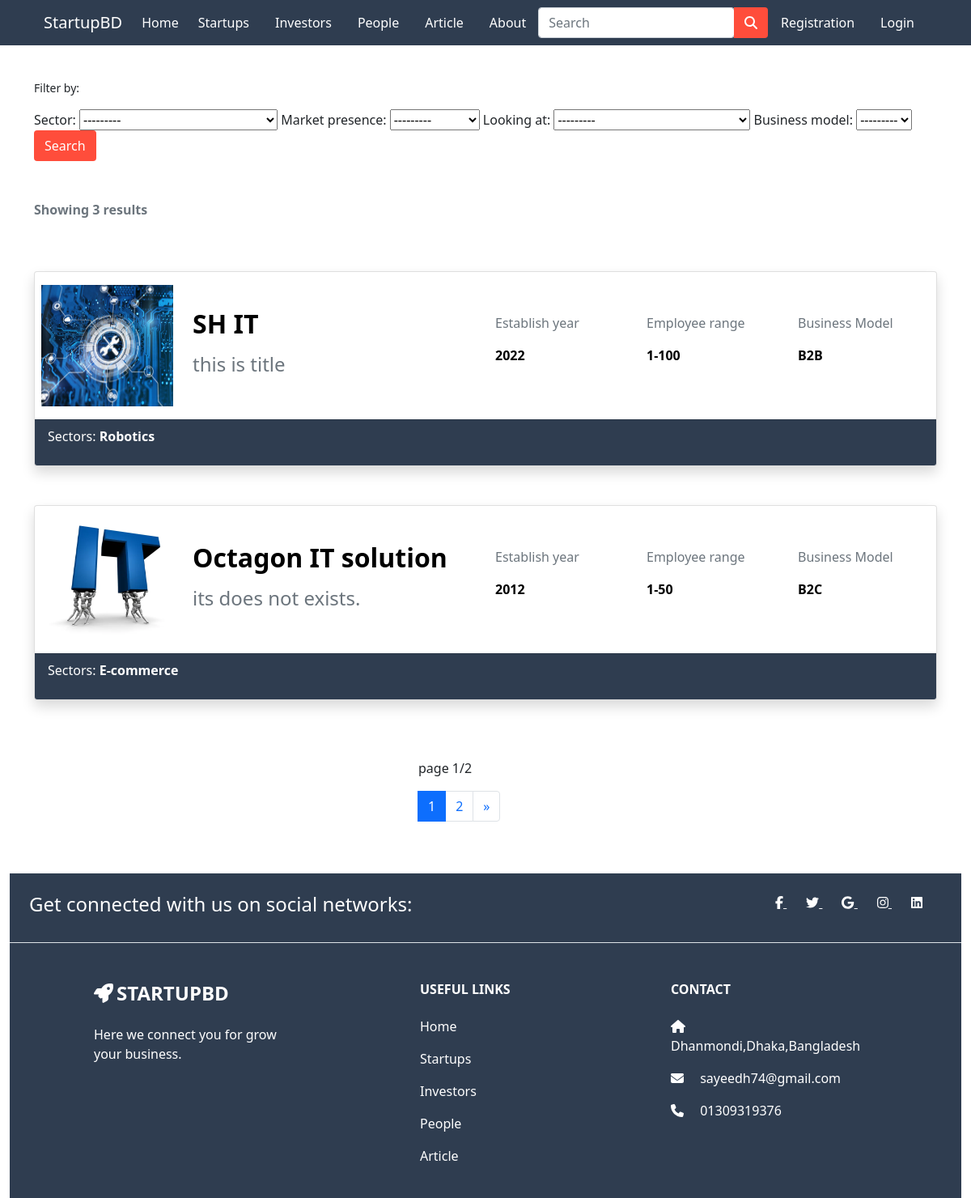
The app's page /startup_home/ with its own data.
### app/models.py (models this page shows, shortened)
class StartupInfo(models.Model):
  user = models.ForeignKey(settings.AUTH_USER_MODEL, on_delete = models.CASCADE)
  name = models.CharField(max_length=100, null=True, blank=True)
  company_name = models.CharField(max_length=100, null=True, blank=True)
  title = models.CharField(max_length=100,blank=True,null=True)
  email = models.EmailField(max_length=100, null=True, blank=True)
  mobile = models.CharField(max_length=50, null=True, blank=True)
  logo = models.ImageField(upload_to='images/', null=True,blank=True)
  establish_year = models.IntegerField(blank=True, null=True)
  business_model = models.CharField(max_length=100, choices=MODEL_CHOICES, blank=True,null=True)
  employee_range = models.CharField(max_length=100, blank=True, null=True)
  market_presence = models.CharField(max_length=100, choices=CITY_CHOICES, blank=True, null=True)
  looking_at = models.CharField(choices=LOOK_CHOICES,max_length=100, blank=True, null=True)
  sector = models.CharField(max_length=100,choices= SECTOR, blank=True, null=True)
  description = models.TextField(max_length=1000, blank=True, null=True)
  videofile = models.FileField(upload_to='videos/', default="Not availabe",null=True, blank=True)
  weblink = models.URLField( blank=True)
  facebook_link = models.URLField(blank=True)
  linkedin_link = models.URLField(blank=True)
  twitter_link = models.URLField(blank=True)
  location = models.CharField(max_length=100, null=True, blank=True)
  person1= models.CharField(max_length=100,choices=ROLE,blank=True,null=True)
  person1_name = models.CharField(max_length=50, blank=True, null=True)
  person1_image = models.ImageField(upload_to='images/', null=True, blank=True)
  person2 = models.CharField(max_length=100, choices=ROLE, blank=True, null=True)
  person2_name = models.CharField(max_length=50, blank=True, null=True)
  person2_image = models.ImageField(upload_to='images/', null=True, blank=True)

### app/views.py (the view)
# urls.py: path('startup_home/',views.startup_home,name='startup_home'),
def startup_home(request):
  startups = StartupInfo.objects.all()
  myfilter = StartupFilter(request.GET,queryset=startups)
  startups = myfilter.qs
  after_filter = startups.count()
  page = Paginator(startups, per_page=2)
  page_list = request.GET.get('page')
  page = page.get_page(page_list)
  context = {'startups': startups,'page':page,'myfilter': myfilter, 'after_filter': after_filter}
  return render(request, 'app/startup_home.html',context)

### app/templates/app/startup_home.html (shortened to what this page needs)
{% extends 'app/base.html' %}
{% load static %}
{% block main-content %}
<div class="container mt-5" style="padding-top: 50px;">
  <small > <p>Filter by:</p></small>
  <div class="row">
    <div class="col-md-12">
  <form action="" method="get" default="select">
    {{ myfilter.form }}
    <button class="btn" style="background-color: #FF4D3B; color: white;" type="submit">Search</button>
  </form>
  </div>
  </div>
</div>
<div class="container mt-5 text-muted">
  <p><b >Showing {{after_filter}} results</b></p>
</div>
{% for startup in page.object_list %}
<a href="{% url 'startup-profile' startup.id %}" style="text-decoration: none;">
<div class="container">
  <div class="row">
    <div class="col-md-12">
      <div class="card  mt-5 shadow">
        <div class="card-body row px-2 align-items-center">
          <div class="col-md-2">
            <img src="{{ startup.logo.url }}" width="100%" height="150vh" alt="No images">
          </div>
          <div class="col-md-4">
            <h4 class="card-title">
              <h2 style="color: black;"><b>{{startup.company_name}}</b></h2>
            </h4>
            <p class="card-text">
            <h4 class="text-muted">{{startup.title}}</h4>
            </p>
          </div>
          <div class="col-md-2">
            <p class="text-muted" >Establish year</p>
            <p style="color: black;" ><b> {{startup.establish_year}}</b></p>
          </div>
          <div class="col-md-2">
            <p class="text-muted" >Employee range</p>
            <p style="color: black;" ><b> {{startup.employee_range}}</b></p>
          </div>
          <div class="col-md-2">
            <p class="text-muted" >Business Model</p>
            <p style="color: black;" ><b> {{startup.business_model}}</b></p>
          </div>
          </div>
          <div style="background-color: #2F3D50" class="card-footer">
            <p style="color: white;">Sectors: <b class="me-2"> {{startup.sector}}</b></p>
          </div>
      </div>
    </div>
  </div>
</div>
</a>
{% endfor %}
<br>
<div class="container">
  <div class="row my-5">
    <div class="col-md-4 offset-md-5">
      <p>page {{page.number}}/{{page.paginator.num_pages}}</p>
      <nav aria-label="Page navigation example">
        <ul class="pagination">
          {% for num_page in page.paginator.page_range %}
          {% if page.number == num_page %}
          <li class="page-item active"><a class="page-link" href="{% url 'startup_home' %}?page={{ num_page }}">{{ num_page }}</a></li>
          {% else %}
          <li class="page-item"><a class="page-link" href="{% url 'startup_home' %}?page={{ num_page }}">{{ num_page }}</a>
          </li>
          {% endif %}
          {% endfor %}
          <li class="page-item">
            {% if page.has_next %}
            <a class="page-link" href="{% url 'startup_home' %}?page={{ page.next_page_number }}" aria-label="Next">
              <span aria-hidden="true">&raquo;</span>
            </a>
            {% endif %}
          </li>
        </ul>
      </nav>
    </div>
  </div>
</div>
{% endblock main-content %}

### records on screen
StartupInfo: logo (picture), company_name "SH IT", title "this is title", establish_year "2022", employee_range "1-100", business_model "B2B", sector "Robotics"
StartupInfo: logo (picture), company_name "Octagon IT solution", title "its does not exists.", establish_year "2012", employee_range "1-50", business_model "B2C", sector "E-commerce"

### other values on screen
{{ after_filter }} "3"
{{ page.number }} "1"
{{ page.paginator.num_pages }} "2"
{{ num_page }} "1"
{{ num_page }} "2"
